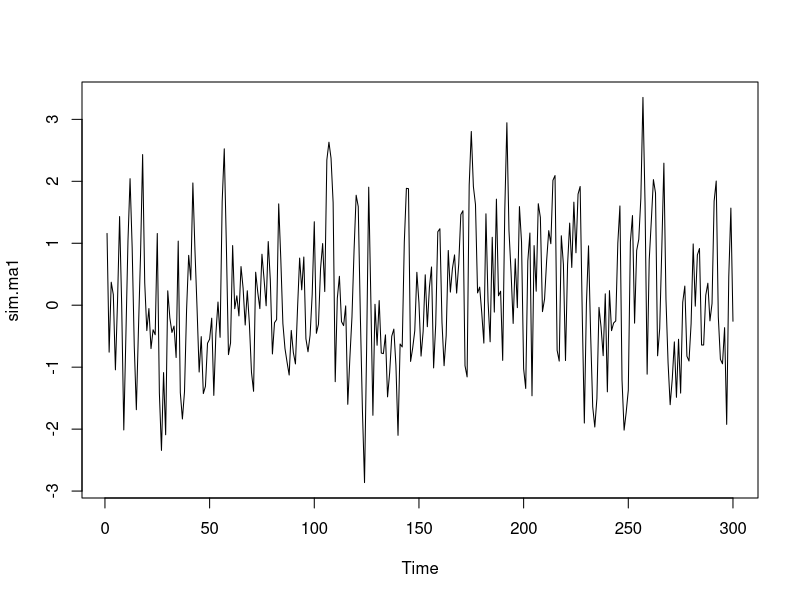
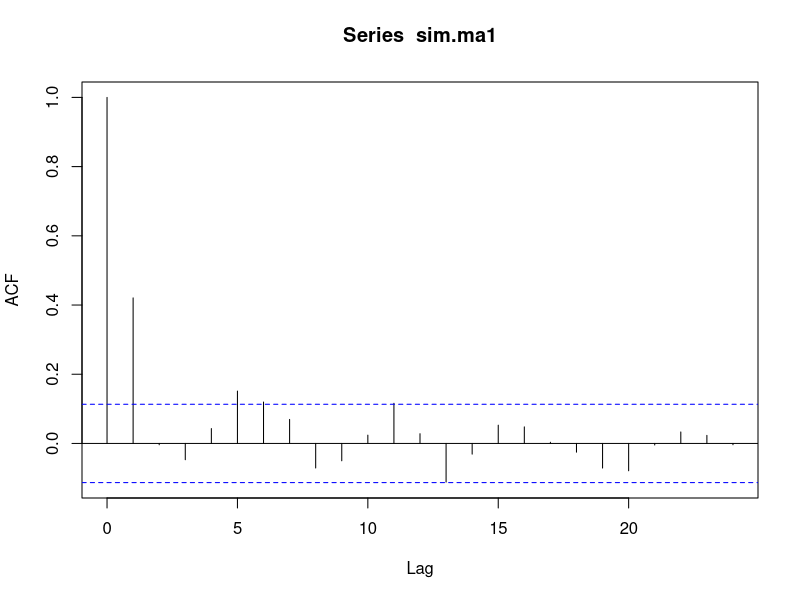
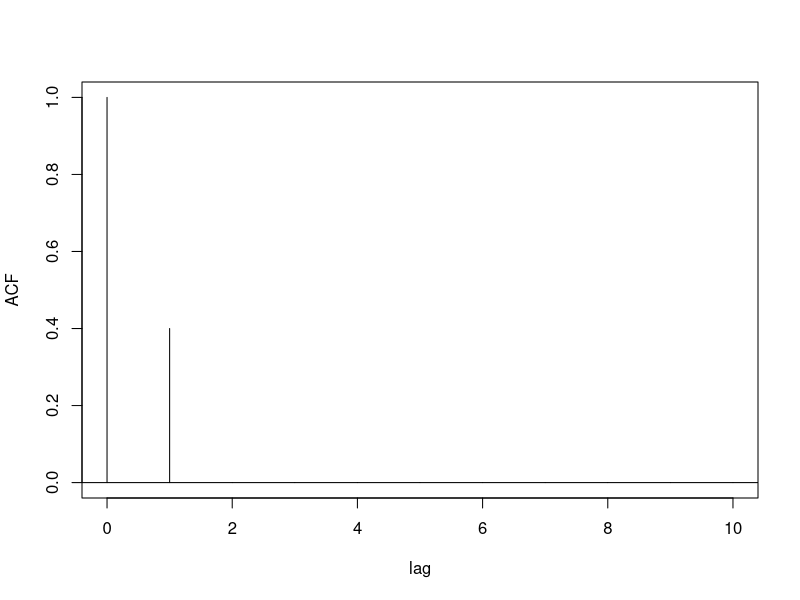
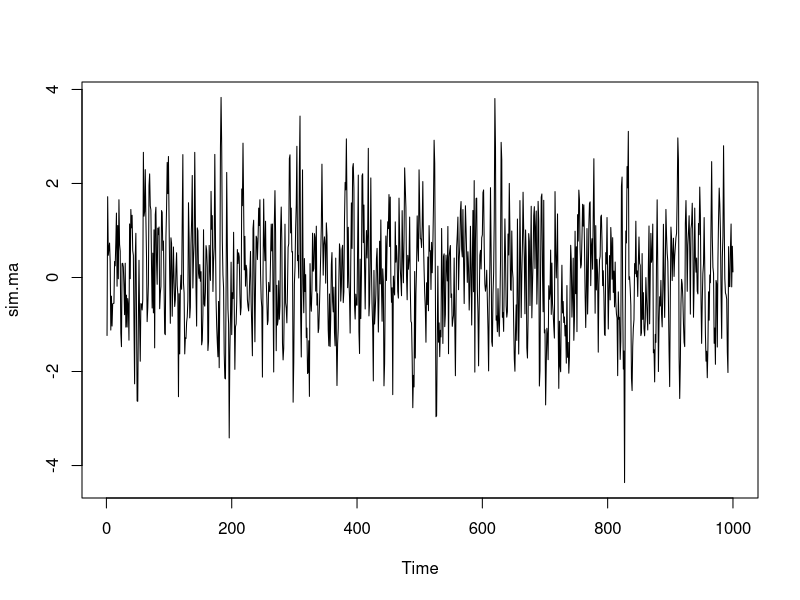
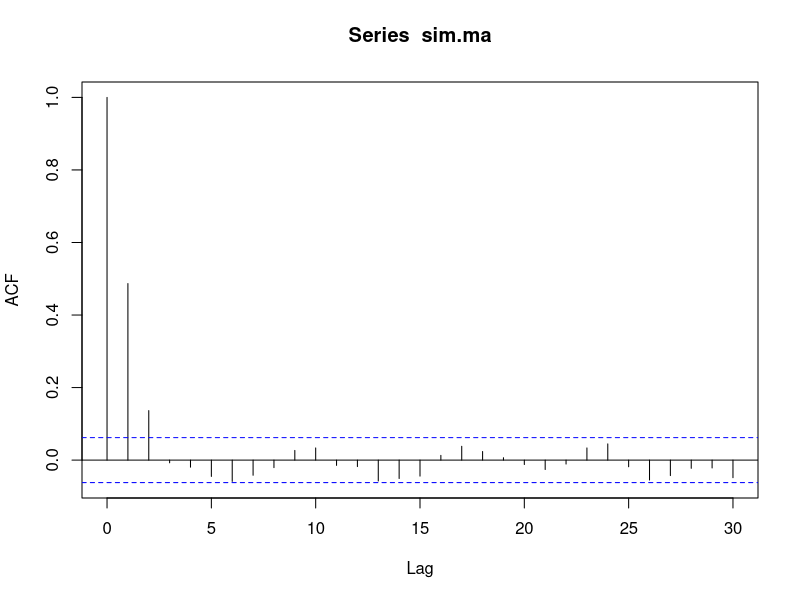
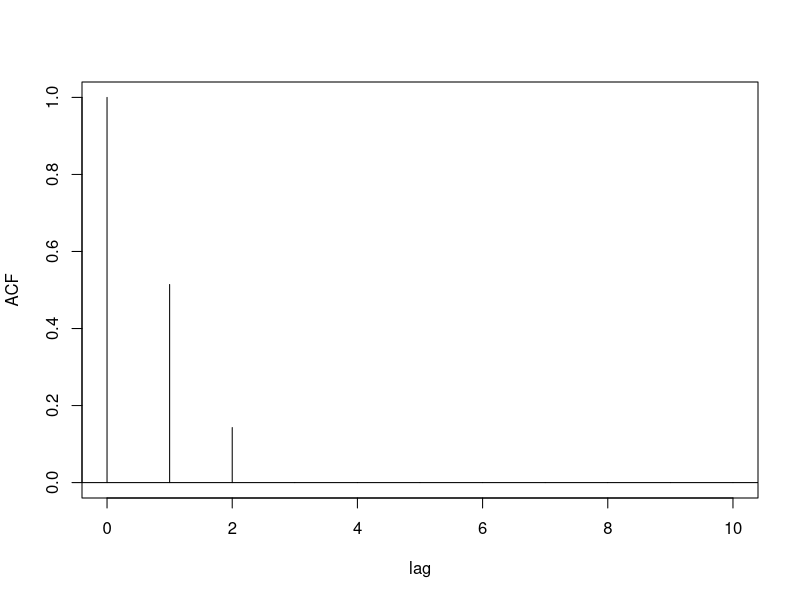

Source code (R) for these figures, in order:
#          *** WEEK 4 STAT5140 ***

library(stats)
# Simulate MA process
#NOTE: "acf" function in "TSA" package drops acf at lag 0.

                                         #MA(1) model:
sim.ma1<-arima.sim(model=list(ma=0.5),n=300)  #Simulate MA(1) model with coefficient 0.5
ts.plot(sim.ma1) #plot the process

#Plot sample auto-correlation function
acf(sim.ma1) # All acf after lag 1 are not significant (equal to zero).

#To plot theoritical auto-correlation function
lagmax=10 #set maximum lag for plot acf
ACF=ARMAacf(ma = 0.5, lag.max = lagmax, pacf = FALSE)
plot(seq(0,lagmax,1),ACF,type="h",xlab="lag")
abline(h=0) # acfs after lage 1 are all 0.

                                          #MA(2) model:
sim.ma<-arima.sim(model=list(ma=c(0.6,0.2)),n=1000)  #Simulate MA(2) model with coefficients 0.6 and 0.2
ts.plot(sim.ma) #plot the process
#Plot sample auto-correlation function
acf(sim.ma) # All acf after lag 2 are not significant (equal to zero).

#To plot theoritical auto-correlation function
lagmax=10 #set maximum lag for  acf plot
ACF=ARMAacf(ma = c(0.6,0.2), lag.max = lagmax, pacf = FALSE)
plot(seq(0,lagmax,1),ACF,type="h",xlab="lag")
abline(h=0) # acfs after lage 1 are all 0.



